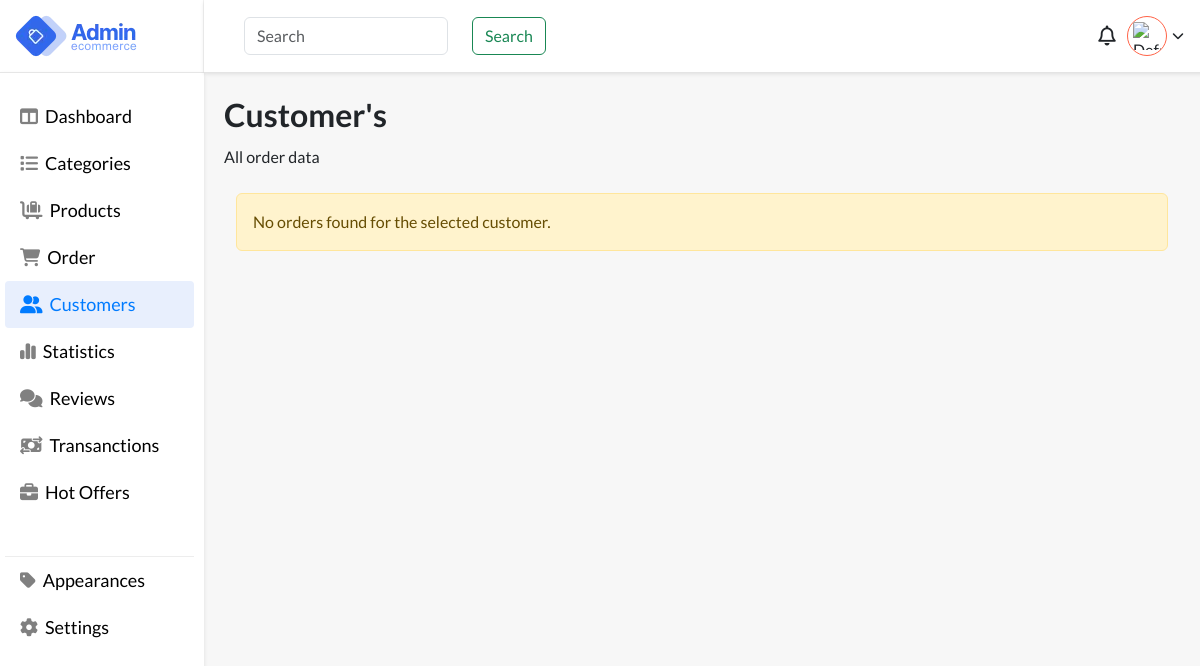
The page /files/customer/view_orders.php?user_id=15 (signed in) on the database as committed earlier.
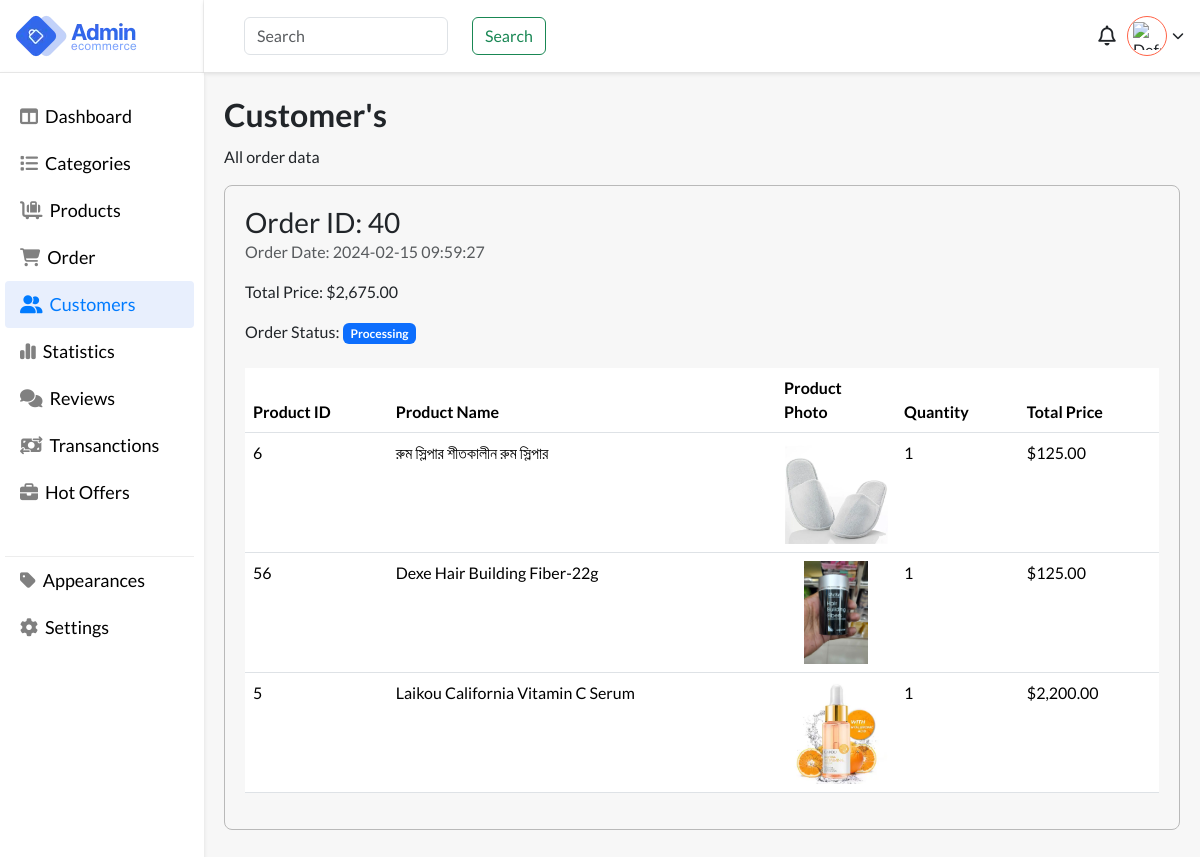
The same page on the database as committed later.
### tables this page shows
CREATE TABLE `orders` (
  `id` int(11) NOT NULL,
  `user_id` int(11) DEFAULT NULL,
  `product_id` int(11) DEFAULT NULL,
  `quantity` int(11) DEFAULT NULL,
  `total_price` decimal(10,2) DEFAULT NULL,
  `order_date` timestamp NOT NULL DEFAULT current_timestamp(),
  `order_status_id` int(11) DEFAULT NULL
);

CREATE TABLE `order_items` (
  `id` int(11) NOT NULL,
  `order_id` int(11) DEFAULT NULL,
  `product_id` int(11) DEFAULT NULL,
  `quantity` int(11) DEFAULT NULL,
  `total_price` decimal(10,2) DEFAULT NULL
);

CREATE TABLE `products` (
  `id` int(11) NOT NULL,
  `name` varchar(255) DEFAULT NULL,
  `product_photo` blob NOT NULL,
  `description` text DEFAULT NULL,
  `price` decimal(10,2) DEFAULT NULL,
  `category_id` int(11) DEFAULT NULL,
  `stock_quantity` int(11) DEFAULT NULL,
  `currency_code` varchar(3) DEFAULT 'BDT',
  `created_at` timestamp NOT NULL DEFAULT current_timestamp(),
  `updated_at` timestamp NOT NULL DEFAULT current_timestamp() ON UPDATE current_timestamp()
);

### files/customer/view_orders.php (the view, shortened to what this page needs)
<?php
require_once "../../auth/db-connection/config.php";
?>
<!DOCTYPE html>
<html lang="en">
<head>
    <link href="https://cdn.jsdelivr.net/npm/bootstrap@5.3.2/dist/css/bootstrap.min.css" rel="stylesheet">
    <link rel="stylesheet" href="https://cdnjs.cloudflare.com/ajax/libs/font-awesome/6.5.1/css/all.min.css" />
    <link rel="stylesheet" href="../../styling/style.css">
</head>
<body style="background:#f7f7f7;">
    <main>
        <div class="app-wrapper">
            <div class="app-sidebar">
                <div class="side-header flex pr-3">
                    <div class="logo flex">
                        <img src="images/logo.webp" alt="logo">
                    </div>
                </div>
                <div class="sidebard-nav">
                    <ul>
                        <li class="">
                            <a href="../dashboard.php">
                                <i class="fa-solid fa-table-columns"></i>
                                <span class="block">Dashboard</span>
                            </a>
                        </li>
                        <li class="">
                            <a href="../categories.php">
                                <i class="fa-solid fa-list"></i>
                                <span class="block">Categories</span>
                            </a>
                        </li>
                        <li>
                            <a href="../products.php">
                               <i class="fa-solid fa-cart-flatbed-suitcase"></i>
                                <span class="block">Products</span>
                            </a>
                        </li>
                        <li>
                            <a href="../orders.php">
                                  <i class="fa-solid fa-cart-shopping"></i>
                                <span class="block">Order</span>
                            </a>
                        </li>
                        <li class="active">
                            <a href="../customers.php">
                                <i class="fa-solid fa-user-group"></i>
                                <span class="block">Customers</span>
                            </a>
                        </li>
                        <li>
                            <a href="../">
                                <i class="fa-solid fa-chart-simple"></i>
                                <span class="block">Statistics</span>
                            </a>
                        </li>
                        <li>
                            <a href="../">
                                <i class="fa-solid fa-comments"></i>
                                <span class="block">Reviews</span>
                            </a>
                        </li>
                        <li>
                            <a href="../">
                                <i class="fa-solid fa-money-bill-transfer"></i>
                                <span class="block">Transanctions</span>
                            </a>
                        </li>
                        <li>
                            <a href="../">
                                <i class="fa-solid fa-briefcase"></i>
                                <span class="block">Hot Offers</span>
                            </a>
                        </li>
                         <li class="devided-nav ">
                            <a href="../appearance.php">
                                <i class="fa-solid fa-tag"></i>
                                <span class="block">Appearances</span>
                            </a>
                        </li>
                         <li>
                            <a href="../settings.php">
                                <i class="fa-solid fa-gear"></i>
                                <span class="block">Settings</span>
                            </a>
                        </li>
                    </ul>
                </div>
            </div>
            <div class="header-body">
                <div class="user flex-end">
                    <div class="search">
                        <form class="d-flex gap-3" role="search">
                            <input class="form-control me-2" type="search" placeholder="Search" aria-label="Search">
                            <button class="btn btn-outline-success" type="submit">Search</button>
                        </form>
                    </div>
                    <div class="account">
                        <div class="notifications">
                            <i class="fa-regular fa-bell"></i>
                        </div>
                        <div class="wrap-u" onclick="toggleUserOptions()">
                            <div class="user-pro flex">
                                <?php if (isset($_SESSION["profile_photo"])) : ?>
                                    <img src="../../auth/backend-assets/<?php echo $_SESSION["profile_photo"]; ?>" alt="Profile Photo">
                                <?php else : ?>
                                    <img src="default_profile_photo.jpg" alt="Default Profile Photo">
                                <?php endif; ?>
                            </div>
                            <i class="fa-solid fa-chevron-down"></i>
                        </div>
                    </div>
                </div>
                <div class="h-container">
                    <div class="main">
                        <h1 class="page-heading"> Customer's </h1>
                        <p>
                            All order data
                        </p>
                        <?php
                        if (isset($_GET['user_id'])) {
                            $userId = $_GET['user_id'];
                            $sql = "SELECT * FROM orders WHERE user_id = ?";
                            $stmt = $connection->prepare($sql);
                            $stmt->execute([$userId]);
                            $orders = $stmt->fetchAll(PDO::FETCH_ASSOC);
                                    function getOrderStatusName($statusId) {
                                        switch ($statusId) {
                                            case 2:
                                                return 'Processing';
                                        }
                                    }
                            if ($stmt->rowCount() > 0) {
                                foreach ($orders as $order) {
                        echo '<div class="card-box mb-4">
                                <div class="card-header">
                                    <h1 class="h3 mb-0">Order ID: ' . $order['id'] . '</h1>
                                    <p class="text-muted">Order Date: ' . $order['order_date'] . '</p>
                                </div>
                                <div class="card-body">
                                    <p class="card-text">Total Price: $' . number_format($order['total_price'], 2) . '</p>
                                    <p class="card-text">Order Status: <span class="badge bg-primary">' . getOrderStatusName($order['order_status_id']) . '</span></p>';
                                    $orderItemsStmt = $connection->prepare("SELECT order_items.*, products.name AS product_name, products.product_photo
                                    FROM order_items
                                    JOIN products ON order_items.product_id = products.id
                                    WHERE order_id = ?");
                                    $orderItemsStmt->execute([$order['id']]);
                                    $orderItems = $orderItemsStmt->fetchAll(PDO::FETCH_ASSOC);
                                    if ($orderItemsStmt->rowCount() > 0) {
                                        echo '<table class="table mt-4">
                                                <thead>
                                                    <tr>
                                                        <th>Product ID</th>
                                                        <th>Product Name</th>
                                                        <th>Product Photo</th>
                                                        <th>Quantity</th>
                                                        <th>Total Price</th>
                                                    </tr>
                                                </thead>
                                                <tbody>';
                                        foreach ($orderItems as $item) {
                                            echo '<tr>
                                                    <td>' . $item['product_id'] . '</td>
                                                    <td>' . $item['product_name'] . '</td>
                                                    <td class="order-product-img"><img src="../../auth/assets/products/' . $item['product_photo'] . '" alt="' . $item['product_name'] . '" class="img-fluid"></td>
                                                    <td>' . $item['quantity'] . '</td>
                                                    <td>$' . number_format($item['total_price'], 2) . '</td>
                                                </tr>';
                                        }
                                        echo '</tbody></table>';
                                    }
                                    echo '</div>
                                        </div>';
                                }
                            } else {
                                echo '<div class="container mt-4">
                                        <div class="alert alert-warning" role="alert">No orders found for the selected customer.</div>
                                    </div>';
                            }
                        } else {
                            header("Location: ../customers.php?error=Invalid%20request");
                            exit();
                        }
                        ?>
                    </div>
                </div>
            </div>
        </div>
    </main>
</body>
</html>

### styling/style.css (style rules this page uses)
body { font-family: "Lato", sans-serif !important; }
.flex { display: flex; justify-content: space-between; align-items: center; }
.flex-end { display: flex; justify-content: flex-end; align-items: center; }
.block { display: block; }
.h-container { padding: 40px; transition: all 0.4s ease-in-out; margin-top: 72px; }
.page-heading { font-size: 42px; font-weight: 600; line-height: 45px; }
.app-wrapper { display: flex; justify-content: space-between; min-height: 100vh; }
.app-sidebar { width: 15%; position: fixed; left: 0; height: 100vh; }
.side-header { background: #fff; box-shadow: 0 2px 4px #0000001a; height: 72px; padding: 0 10px 0 15px; padding-right: 10px; border-right: 1px solid #cccccc42; }
.sidebard-nav { background: #fff; box-shadow: 0 2px 4px #0000001a; padding: 0 10px 40px 15px; height: 100%; border-top: 1px solid #cecece82; }
.sidebard-nav ul { padding: 0; margin-top: 20px; list-style: none; }
.sidebard-nav ul li { width: 100%; padding: 15px 0; padding-left: 10px; transition: all 0.4s ease-in-out; }
.sidebard-nav ul li.active, .sidebard-nav ul li:hover { background-color: #e8effd; border-radius: 4px; }
.sidebard-nav ul li a { text-decoration: none !important; }
.sidebard-nav ul li a i { color: gray; }
.sidebard-nav ul li:hover a i, .sidebard-nav ul li:hover a, .sidebard-nav ul .active a, .sidebard-nav ul .active a i { color: #007bff !important; }
.sidebard-nav ul li.active a, .sidebard-nav ul li.active a i { color: #007bff !important; }
.sidebard-nav ul li a { font-size: 20px; font-weight: 500; display: flex; align-items: center; gap: 10px; color: black; }
.devided-nav { margin-top: 40px; border-top: 1px solid #d3d3d369; }
.header-body { width: calc(100% - 15%); margin-left: 15%; }
.logo { width: 200px; height: 72px; }
.user { gap: 20px; padding-right: 40px; padding-left: 40px; background: #fff; box-shadow: 0 2px 4px #0000001a; display: flex; justify-content: space-between; align-items: center; height: 72px; position: fixed; width: calc(100% - 15%); z-index: 12; }
.user-pro { width: 50px; height: 50px; border-radius: 100%; background: #fff; padding: 5px; border: 1px solid tomato; overflow: hidden; cursor: pointer; }
.user-pro img { width: 100%; height: 100%; object-fit: contain; }
.wrap-u { display: flex; align-items: center; gap: 5px; cursor: pointer; }
.notifications i { font-size: 24px; cursor: pointer; }
.notifications { width: 40px; height: 40px; display: flex; justify-content: center; align-items: center; }
.account { width: 20%; display: flex; align-items: center; justify-content: end; position: relative; }
@media screen and (min-width: 1024px) and (max-width: 1280px) { .sidebard-nav { padding: 0 10px 40px 5px; } }
@media screen and (min-width: 1024px) and (max-width: 1280px) { .app-sidebar { width: 17%; } }
@media screen and (min-width: 1024px) and (max-width: 1280px) { .header-body { width: calc(100% - 17%); margin-left: 17%; } }
@media screen and (min-width: 1024px) and (max-width: 1280px) { .h-container { padding: 20px; } }
@media screen and (max-width: 1444px) { .sidebard-nav ul li a { font-size: 18px; gap: 7px; } }
@media screen and (max-width: 1444px) { .sidebard-nav ul li { padding: 10px 0; padding-left: 15px; } }
@media screen and (max-width: 1444px) { .user-pro { width: 40px; height: 40px; } }
@media screen and (max-width: 1444px) { .wrap-u i { font-size: 12px; } }
@media screen and (max-width: 1444px) { .notifications i { font-size: 20px; } }
@media screen and (max-width: 1444px) { .page-heading { font-size: 32px; } }
input { flex-grow: 1; margin-right: 10px; }
.card-box { border: 1px solid #b9b9b9; border-radius: 8px; padding: 20px; }
.order-product-img { width: 120px; height: 120px; }
.order-product-img img { width: 100%; height: 100%; object-fit: contain; }

Rows that differ between the two databases and show on the page:
added orders: id "40", order_date "2024-02-15 09:59:27", total_price "2,675.00", order_status "Processing"
added order_items: product "6", product.name "রুম স্লিপার শীতকালীন রুম স্লিপার", product.product_photo (picture), quantity "1", total_price "125.00"
added order_items: product "56", product.name "Dexe Hair Building Fiber-22g", product.product_photo (picture), quantity "1", total_price "125.00"
added order_items: product "5", product.name "Laikou California Vitamin C Serum", product.product_photo (picture), quantity "1", total_price "2,200.00"
Other text that changed with them:
text no longer shown: "No orders found for the selected customer."
